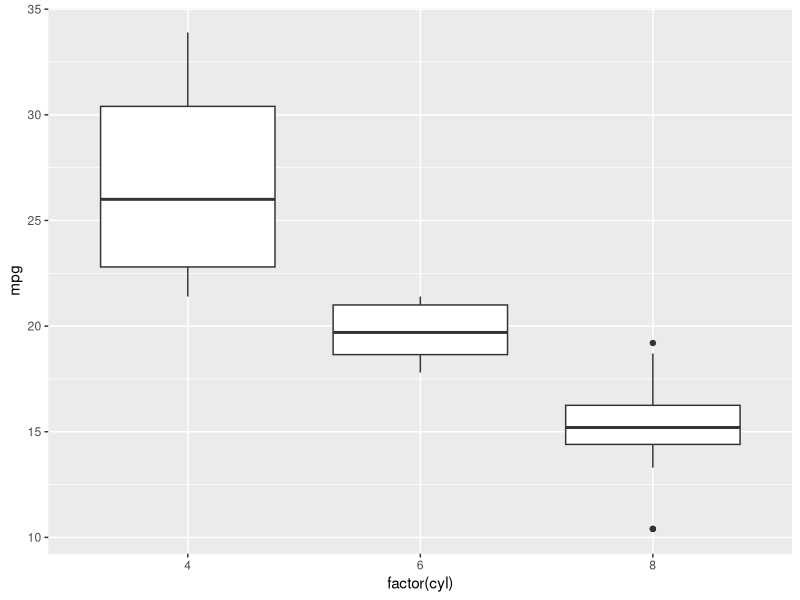

Here is the R script that generated this plot:
#BOXPLOTS
library(ggplot2)
df <- mtcars

#DATA AND AESTHETICS
# p1 <- ggplot(df, aes(x = cyl, y = mpg))
# 
# print(pl + geom_boxplot()) 
#wrong, because you have created one boxplot for what chould be several categories
pl <- ggplot(df, aes(x = factor(cyl), y = mpg))

print(pl + geom_boxplot())

#flip coordinates : add coord_flip()
